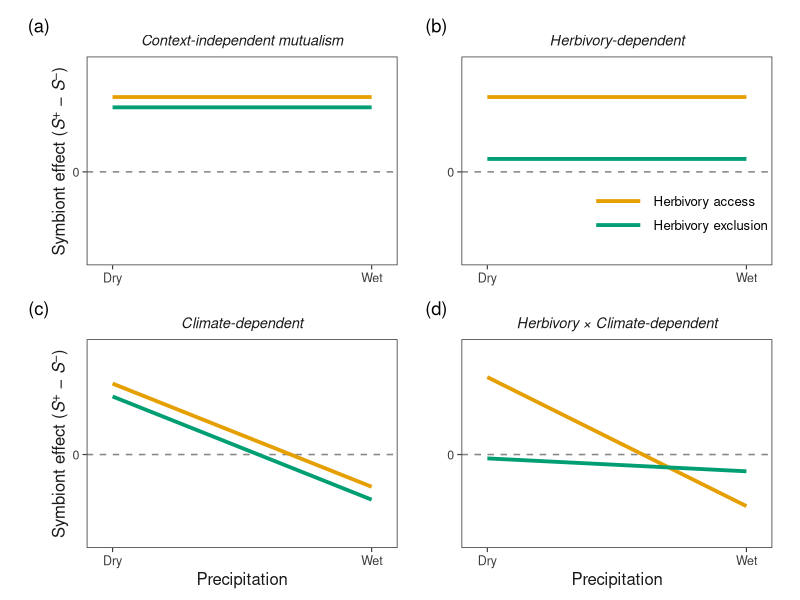

The R script that drew this image: (Note: this script raises an error after producing the figure.)
library(ggplot2)
library(patchwork)
library(ggtext)   
# ── Palette (colorblind-safe, Ecology Letters compatible) ──────────────────────
COL_HERB <- "#E69F00"
COL_EXCL <- "#009E73"

# ── Shared theme ───────────────────────────────────────────────────────────────
theme_el <- function(show_legend = FALSE) {
  theme_classic(base_size = 11, base_family = "Helvetica") +
    theme(
      # Panel
      panel.background  = element_rect(fill = "white", colour = NA),
      panel.border      = element_rect(colour = "#3C3C3C", fill = NA,
                                       linewidth = 0.55),
      panel.grid        = element_blank(),
      axis.line         = element_blank(),

      # Title – italic, not bold, lighter weight
      plot.title = element_text(
        face   = "italic",
        size   = 10.5,
        hjust  = 0.5,
        margin = margin(b = 5),
        colour = "#1A1A1A"
      ),

      # Axes
      axis.title.y = element_markdown(size = 12, colour = "#1A1A1A"),
      axis.title.x = element_text(size = 12, colour = "#1A1A1A"),
      axis.text        = element_text(size = 9,    colour = "#3C3C3C"),
      axis.ticks       = element_line(colour = "#3C3C3C", linewidth = 0.4),
      axis.ticks.length = unit(3, "pt"),

      # Legend – bottom of full figure (controlled at plot_annotation level)
      legend.position   = if (show_legend) c(0.70, 0.25) else "none",
      legend.background = element_blank(),
      legend.key        = element_blank(),
      legend.key.width  = unit(1.4, "cm"),
      legend.text       = element_text(size = 9.5, family = "Helvetica"),
      legend.title      = element_blank(),

      # Margins
      plot.margin = margin(6, 8, 4, 8)
    )
}

# ── Panel function ─────────────────────────────────────────────────────────────
make_panel <- function(title,
                       herb_i, herb_s,
                       excl_i, excl_s,
                       show_x      = FALSE,
                       show_y      = FALSE,
                       show_legend = FALSE) {

  x <- seq(0, 1, length.out = 300)

  df <- data.frame(
    x = rep(x, 2),
    y = c(herb_i + herb_s * x,
          excl_i + excl_s * x),
    treatment = rep(c("Herbivory access", "Herbivory exclusion"), each = 300)
  )

  df$treatment <- factor(df$treatment,
                         levels = c("Herbivory access", "Herbivory exclusion"))

  ggplot(df, aes(x = x, y = y,
                 colour   = treatment,
                 linetype = treatment)) +

    # Zero reference line – more visible than before
    geom_hline(yintercept = 0,
               colour    = "#888888",
               linewidth = 0.55,
               linetype  = "dashed") +

    # Slightly thicker lines for print legibility
    geom_line(linewidth = 1.3) +

    scale_colour_manual(
      values = c("Herbivory access"    = COL_HERB,
                 "Herbivory exclusion" = COL_EXCL)
    ) +

    scale_linetype_manual(
      values = c("Herbivory access"    = "solid",
                 "Herbivory exclusion" = "solid")
    ) +

    scale_x_continuous(
      breaks = c(0, 1),
      labels = c("Dry", "Wet"),
      expand = c(0.05, 0.05)
    ) +

    scale_y_continuous(
      breaks = 0,
      labels = "0",
      limits = c(-0.65, 0.82),
      expand = c(0.03, 0.03)
    ) +

    labs(
      title = title,
      x = if (show_x) "Precipitation" else NULL,
      y = if (show_y) "Symbiont effect (*S*<sup>+</sup> \u2212 *S*<sup>\u2212</sup>)" else NULL
    ) +

    theme_el(show_legend = show_legend)
}

# ── Panels ─────────────────────────────────────────────────────────────────────
p1 <- make_panel("Context-independent mutualism",
                 0.58,  0.00,
                 0.50,  0.00,
                 show_y = TRUE)

p2 <- make_panel("Herbivory-dependent",
                 0.58,  0.00,
                 0.10,  0.00,
                 show_legend = TRUE)   # legend pulled to figure bottom below

p3 <- make_panel("Climate-dependent",
                 0.55, -0.80,
                 0.45, -0.80,
                 show_x = TRUE, show_y = TRUE)

p4 <- make_panel("Herbivory \u00d7 Climate-dependent",
                 0.60, -1.00,
                -0.03, -0.10,
                 show_x = TRUE)

# ── Combine ────────────────────────────────────────────────────────────────────
# Extract legend from p2 and place it at the bottom of the combined figure
final <- (p1 | p2) / (p3 | p4) +

  plot_annotation(
    tag_levels = "a",
    tag_prefix = "(",
    tag_suffix = ")",
    theme = theme(
      plot.tag = element_text(
        face   = "bold",
        size   = 11,
        family = "Helvetica",
        colour = "#1A1A1A"
      ),
      plot.tag.position = c(0.01, 0.99)
    )
  ) &

  # Apply consistent spacing across all panels
  theme(plot.margin = margin(6, 10, 4, 10))

# ── Save ───────────────────────────────────────────────────────────────────────
# Update path to your local directory
out_path <- "/Users/jacobmoutouama/Dropbox/Miller Lab/github/endo-range-limits/Figure/conceptual_figure.pdf"

# ── Save PDF for LaTeX ────────────────────────────────────────────────────────
ggsave(
  out_path,
  plot   = final,
  width  = 8,
  height = 6.0,
  device = cairo_pdf
)

# ── Save high-resolution TIFF for journal production ──────────────────────────
tiff_path <- sub("\\.pdf$", ".tiff", out_path)

Cairo::CairoTIFF(
  tiff_path,
  width  = 8,
  height = 6.0,
  units  = "in",
  dpi    = 600
)

print(final)
dev.off()

# ── Save PNG for quick preview ────────────────────────────────────────────────
ggsave(
  sub("\\.pdf$", ".png", out_path),
  plot   = final,
  width  = 8,
  height = 6.0,
  dpi    = 300
)
